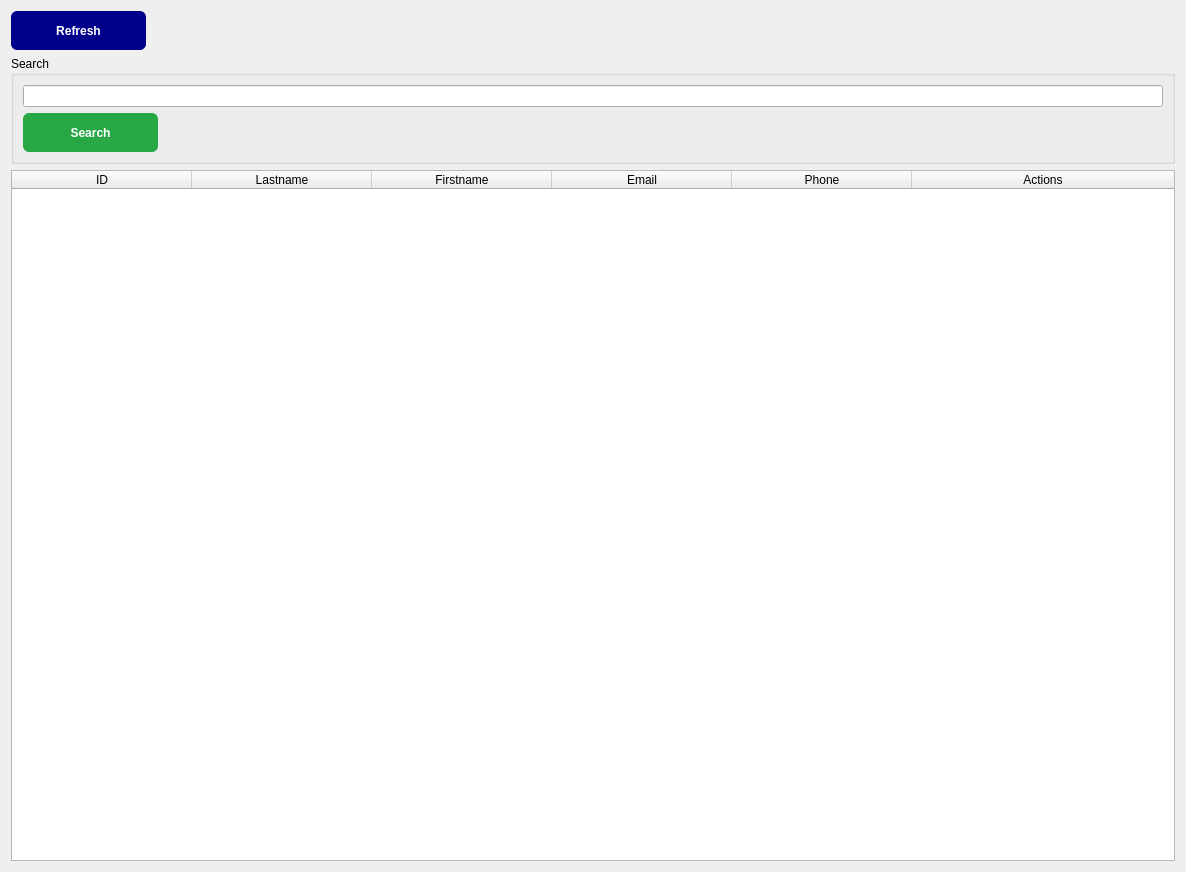
<?xml version="1.0" encoding="UTF-8"?>
<ui version="4.0">
 <class>Form</class>
 <widget class="QWidget" name="Form">
  <property name="geometry">
   <rect>
    <x>0</x>
    <y>0</y>
    <width>1186</width>
    <height>872</height>
   </rect>
  </property>
  <property name="windowTitle">
   <string>Form</string>
  </property>
  <layout class="QVBoxLayout" name="verticalLayout">
   <item>
    <widget class="QToolButton" name="btRefresh">
     <property name="styleSheet">
      <string notr="true">QToolButton {
    background-color: #00008B;
    color: white;
    border: none;
    border-radius: 6px;
    padding: 8px 16px;
    font-weight: bold;
    width: 100px;
    height: 20px;
}

QToolButton:hover {
    background-color: #0000FF
}
</string>
     </property>
     <property name="text">
      <string>Refresh</string>
     </property>
    </widget>
   </item>
   <item>
    <widget class="QGroupBox" name="searchBox">
     <property name="title">
      <string>Search</string>
     </property>
     <layout class="QVBoxLayout" name="verticalLayout_2">
      <item>
       <widget class="QLineEdit" name="searchLineEdit"/>
      </item>
      <item>
       <widget class="QToolButton" name="btSearch">
        <property name="styleSheet">
         <string notr="true">QToolButton {
    background-color: #28a745;
    color: white;
    border: none;
    border-radius: 6px;
    padding: 8px 16px;
    font-weight: bold;
    width: 100px;
    height: 20px;
}

QToolButton:hover {
    background-color: #5cd65c;
}
</string>
        </property>
        <property name="text">
         <string>Search</string>
        </property>
       </widget>
      </item>
     </layout>
    </widget>
   </item>
   <item>
    <widget class="QTableWidget" name="tableWidget">
     <property name="sizeAdjustPolicy">
      <enum>QAbstractScrollArea::SizeAdjustPolicy::AdjustToContents</enum>
     </property>
     <property name="columnCount">
      <number>6</number>
     </property>
     <attribute name="horizontalHeaderDefaultSectionSize">
      <number>180</number>
     </attribute>
     <attribute name="horizontalHeaderStretchLastSection">
      <bool>true</bool>
     </attribute>
     <attribute name="verticalHeaderDefaultSectionSize">
      <number>50</number>
     </attribute>
     <column>
      <property name="text">
       <string>ID</string>
      </property>
     </column>
     <column>
      <property name="text">
       <string>Lastname</string>
      </property>
     </column>
     <column>
      <property name="text">
       <string>Firstname</string>
      </property>
     </column>
     <column>
      <property name="text">
       <string>Email</string>
      </property>
     </column>
     <column>
      <property name="text">
       <string>Phone</string>
      </property>
     </column>
     <column>
      <property name="text">
       <string>Actions</string>
      </property>
     </column>
    </widget>
   </item>
  </layout>
 </widget>
 <resources/>
 <connections/>
</ui>
